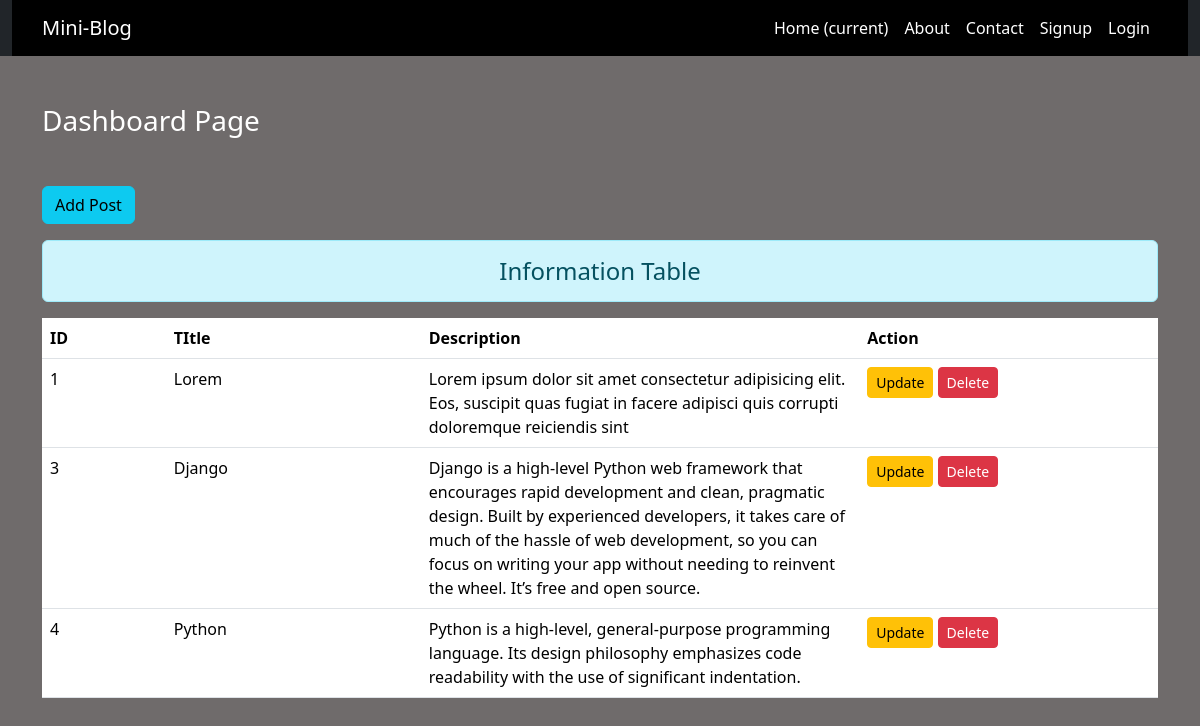
Screenshot of /dashboardpage/ with the database file from the repository.
### Blog/models.py (models this page shows)
class Post(models.Model):
    title=models.CharField(max_length=100)
    description=models.TextField()

### Blog/views.py (the view)
# urls.py: path('dashboardpage/', views.dashboardpage,name="dashboardpage"),
def dashboardpage(request):
    posts=Post.objects.all()
    return render(request,"dashboard.html",{'posts':posts})

### Blog/templates/dashboard.html (shortened to what this page needs)
{% extends "base.html" %}
{% load static %}
{% block content %}
<div class="col-sm-15">
    <h3 class="text-white my-5">Dashboard Page</h3>
    <a href="{% url 'addpage' %}" class="btn btn-info">Add Post</a>
    <h4 class="text-center alert alert-info mt-3">Information Table</h4>
    {% if posts %}
    <table class="table table-hover bg-white">
        <thead>
            <tr>
                <th scope="col" style="width: 5px;">ID</th>
                <th scope="col" style="width: 10px;">TItle</th>
                <th scope="col" style="width: 52px;">Description</th>
                <th scope="col" style="width: 20px;">Action</th>
            </tr>
        </thead>
        <tbody>
            {% for i in posts %}
            <tr>
                <td scope="row">{{i.id}}</td>
                <td>{{i.title}}</td>
                <td>{{i.description}}</td>
                <td >
                    <a href="" class="btn btn-warning btn-sm">Update</a>
                    <input type="submit" class="btn btn-danger btn-sm" value="Delete">
                </td>
            </tr>
            {% endfor %}
        </tbody>
    </table>
    {% endif %}
</div>
{% endblock content %}

### Blog/templates/base.html (shortened to what this page needs)
{% load static %}
<!doctype html>
<html lang="en">
  <head>
    <link href="https://cdn.jsdelivr.net/npm/bootstrap@5.3.2/dist/css/bootstrap.min.css" rel="stylesheet">
    <link rel="stylesheet" href="{% static 'css/style.css' %}">
  </head>
  <body>
    <div class="container-fluid bg-dark">
        {% include "navbar.html" %}
    </div>
    <div class="container">
        <div class="row">
            {% block content %}{% endblock content%}
        </div>
    </div>
  </body>
</html>

### Blog/templates/navbar.html (shortened to what this page needs)
<nav class="navbar navbar-expand-lg navbar-light bg-black">
<div class="container">
  <a class="navbar-brand text-white" href="{% url 'homepage' %}">Mini-Blog</a>
  <div class="collapse navbar-collapse mr-auto" id="navbarNav">
    <ul class="navbar-nav ms-auto">
      <li class="nav-item active">
        <a class="nav-link text-white" href="{% url 'homepage' %}">Home <span class="sr-only">(current)</span></a>
      </li>
      <li class="nav-item">
        <a class="nav-link text-white" href="{% url 'aboutpage' %}">About</a>
      </li>
      <li class="nav-item">
        <a class="nav-link text-white" href="{% url 'contactpage' %}">Contact</a>
      </li>
      {% if request.user.is_authenticated %}
      <li class="nav-item">
        <a class="nav-link text-white" href="{% url 'dashboardpage' %}">Dashboard</a>
      </li>
      <li class="nav-item">
        <a class="nav-link text-white" href="{% url 'logoutpage' %}">Logout</a>
      </li>
      {% else %}
      <li class="nav-item">
        <a class="nav-link text-white" href="{% url 'signuppage' %}">Signup</a>
      </li>
      <li class="nav-item">
        <a class="nav-link text-white" href="{% url 'loginpage' %}">Login</a>
      </li>
      {% endif %}
    </ul>
  </div>
</div>
  </nav>

### Blog/static/css/style.css (style rules this page uses)
body { background-color: rgb(111, 107, 107); color:white; }

### rows the page displays
Post: id "1", title "Lorem", description "Lorem ipsum dolor sit amet consectetur adipisicing elit. Eos, suscipit quas fugiat in facere adipisci quis corrupti doloremque reiciendis sint"
Post: id "3", title "Django", description "Django is a high-level Python web framework that encourages rapid development and clean, pragmatic design. Built by experienced developers, it takes care of much of the hassle of web development, so you can focus on writing your app without needing to reinvent the wheel. It’s free and open source."
Post: id "4", title "Python", description "Python is a high-level, general-purpose programming language. Its design philosophy emphasizes code readability with the use of significant indentation."
